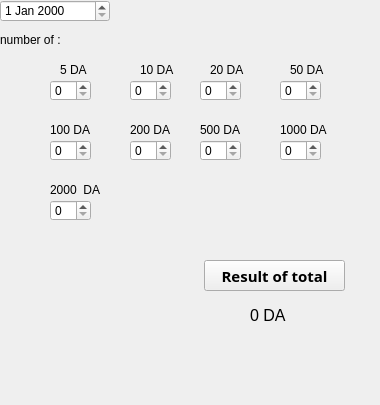
<?xml version="1.0" encoding="UTF-8"?>
<ui version="4.0">
 <class>Form</class>
 <widget class="QWidget" name="Form">
  <property name="geometry">
   <rect>
    <x>0</x>
    <y>0</y>
    <width>380</width>
    <height>405</height>
   </rect>
  </property>
  <property name="cursor">
   <cursorShape>ArrowCursor</cursorShape>
  </property>
  <property name="windowTitle">
   <string>Form</string>
  </property>
  <property name="autoFillBackground">
   <bool>false</bool>
  </property>
  <widget class="QSpinBox" name="spinBox">
   <property name="geometry">
    <rect>
     <x>50</x>
     <y>80</y>
     <width>41</width>
     <height>21</height>
    </rect>
   </property>
  </widget>
  <widget class="QSpinBox" name="spinBox_2">
   <property name="geometry">
    <rect>
     <x>130</x>
     <y>80</y>
     <width>41</width>
     <height>21</height>
    </rect>
   </property>
  </widget>
  <widget class="QSpinBox" name="spinBox_3">
   <property name="geometry">
    <rect>
     <x>200</x>
     <y>80</y>
     <width>41</width>
     <height>21</height>
    </rect>
   </property>
  </widget>
  <widget class="QSpinBox" name="spinBox_4">
   <property name="geometry">
    <rect>
     <x>280</x>
     <y>80</y>
     <width>41</width>
     <height>21</height>
    </rect>
   </property>
  </widget>
  <widget class="QSpinBox" name="spinBox_5">
   <property name="geometry">
    <rect>
     <x>50</x>
     <y>140</y>
     <width>41</width>
     <height>21</height>
    </rect>
   </property>
  </widget>
  <widget class="QSpinBox" name="spinBox_6">
   <property name="geometry">
    <rect>
     <x>130</x>
     <y>140</y>
     <width>41</width>
     <height>21</height>
    </rect>
   </property>
  </widget>
  <widget class="QSpinBox" name="spinBox_7">
   <property name="geometry">
    <rect>
     <x>200</x>
     <y>140</y>
     <width>41</width>
     <height>21</height>
    </rect>
   </property>
  </widget>
  <widget class="QSpinBox" name="spinBox_8">
   <property name="geometry">
    <rect>
     <x>280</x>
     <y>140</y>
     <width>41</width>
     <height>21</height>
    </rect>
   </property>
  </widget>
  <widget class="QSpinBox" name="spinBox_9">
   <property name="geometry">
    <rect>
     <x>50</x>
     <y>200</y>
     <width>41</width>
     <height>21</height>
    </rect>
   </property>
  </widget>
  <widget class="QDateEdit" name="dateEdit">
   <property name="geometry">
    <rect>
     <x>0</x>
     <y>0</y>
     <width>110</width>
     <height>22</height>
    </rect>
   </property>
  </widget>
  <widget class="QLabel" name="label">
   <property name="geometry">
    <rect>
     <x>0</x>
     <y>30</y>
     <width>111</width>
     <height>20</height>
    </rect>
   </property>
   <property name="text">
    <string>number of :</string>
   </property>
  </widget>
  <widget class="QLabel" name="label_2">
   <property name="geometry">
    <rect>
     <x>60</x>
     <y>60</y>
     <width>41</width>
     <height>20</height>
    </rect>
   </property>
   <property name="text">
    <string>5 DA</string>
   </property>
  </widget>
  <widget class="QLabel" name="label_3">
   <property name="geometry">
    <rect>
     <x>140</x>
     <y>60</y>
     <width>41</width>
     <height>20</height>
    </rect>
   </property>
   <property name="text">
    <string>10 DA</string>
   </property>
  </widget>
  <widget class="QLabel" name="label_4">
   <property name="geometry">
    <rect>
     <x>210</x>
     <y>60</y>
     <width>41</width>
     <height>20</height>
    </rect>
   </property>
   <property name="text">
    <string>20 DA</string>
   </property>
  </widget>
  <widget class="QLabel" name="label_5">
   <property name="geometry">
    <rect>
     <x>290</x>
     <y>60</y>
     <width>41</width>
     <height>20</height>
    </rect>
   </property>
   <property name="text">
    <string>50 DA</string>
   </property>
  </widget>
  <widget class="QLabel" name="label_6">
   <property name="geometry">
    <rect>
     <x>50</x>
     <y>120</y>
     <width>41</width>
     <height>20</height>
    </rect>
   </property>
   <property name="text">
    <string>100 DA</string>
   </property>
  </widget>
  <widget class="QLabel" name="label_7">
   <property name="geometry">
    <rect>
     <x>130</x>
     <y>120</y>
     <width>41</width>
     <height>20</height>
    </rect>
   </property>
   <property name="text">
    <string>200 DA</string>
   </property>
  </widget>
  <widget class="QLabel" name="label_8">
   <property name="geometry">
    <rect>
     <x>200</x>
     <y>120</y>
     <width>41</width>
     <height>20</height>
    </rect>
   </property>
   <property name="text">
    <string>500 DA</string>
   </property>
  </widget>
  <widget class="QLabel" name="label_9">
   <property name="geometry">
    <rect>
     <x>280</x>
     <y>120</y>
     <width>51</width>
     <height>20</height>
    </rect>
   </property>
   <property name="text">
    <string>1000 DA</string>
   </property>
  </widget>
  <widget class="QLabel" name="label_10">
   <property name="geometry">
    <rect>
     <x>50</x>
     <y>180</y>
     <width>51</width>
     <height>20</height>
    </rect>
   </property>
   <property name="text">
    <string>2000  DA</string>
   </property>
  </widget>
  <widget class="QPushButton" name="pushButton">
   <property name="geometry">
    <rect>
     <x>204</x>
     <y>260</y>
     <width>141</width>
     <height>31</height>
    </rect>
   </property>
   <property name="font">
    <font>
     <family>Arial Black</family>
     <pointsize>11</pointsize>
     <weight>75</weight>
     <bold>true</bold>
    </font>
   </property>
   <property name="text">
    <string>Result of total</string>
   </property>
  </widget>
  <widget class="QLabel" name="label_11">
   <property name="geometry">
    <rect>
     <x>250</x>
     <y>300</y>
     <width>101</width>
     <height>31</height>
    </rect>
   </property>
   <property name="font">
    <font>
     <pointsize>12</pointsize>
    </font>
   </property>
   <property name="text">
    <string>0 DA</string>
   </property>
  </widget>
 </widget>
 <resources/>
 <connections/>
</ui>
